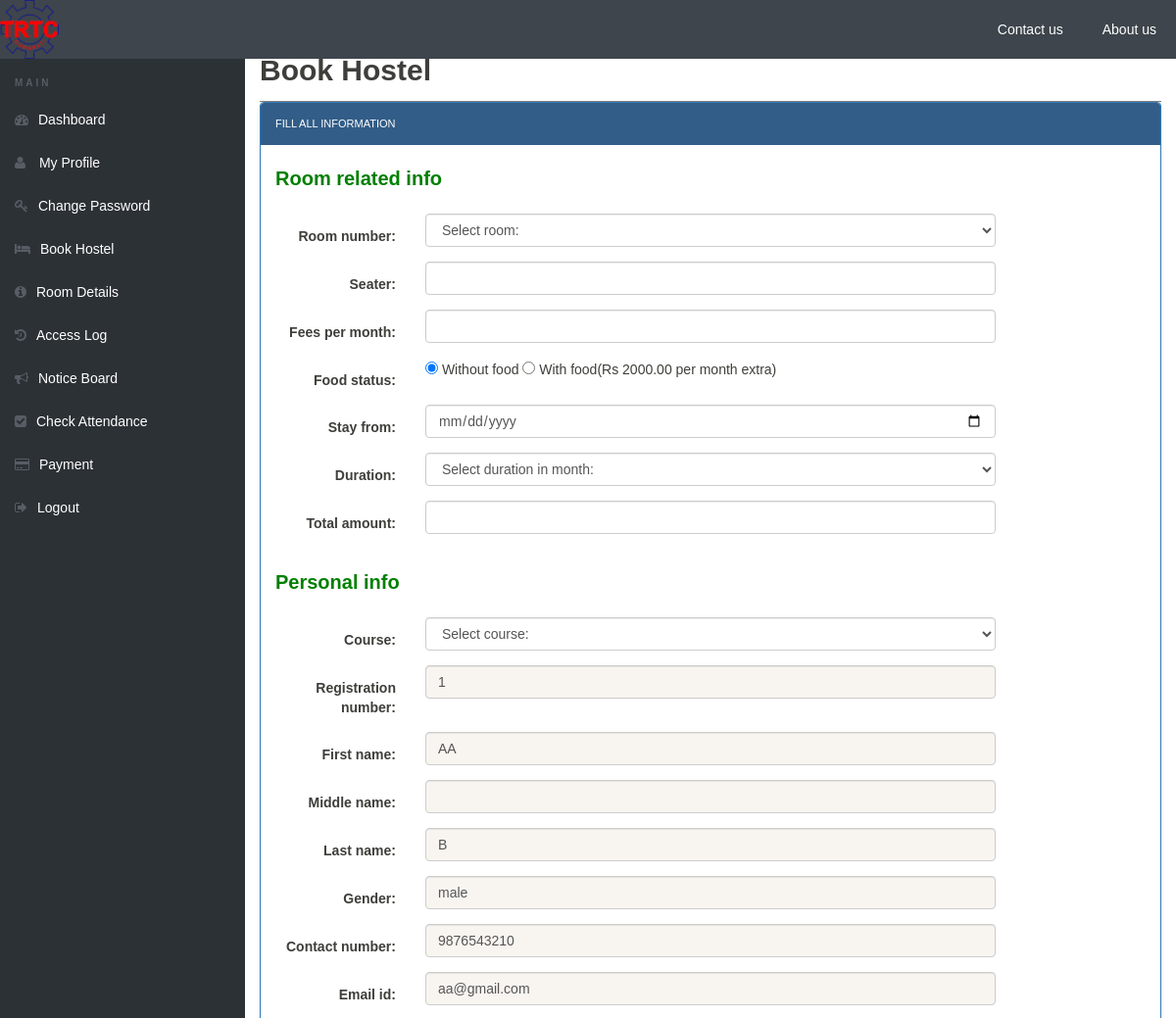
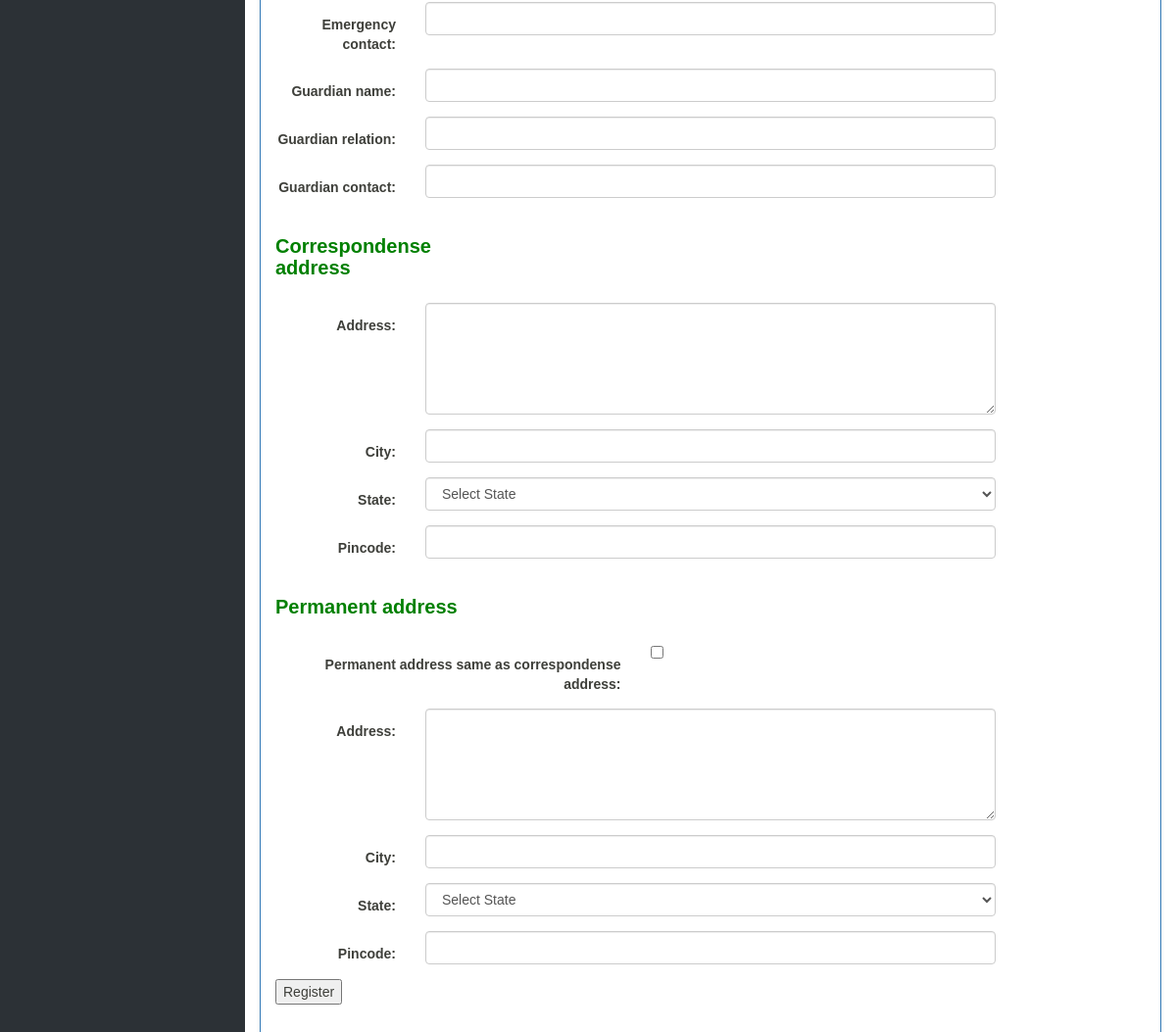
/hostel/book-hostel.php (signed in), run on the app's committed database (2 pictures, top to bottom).
### tables this page shows
CREATE TABLE `userregistration` (
  `id` int(11) NOT NULL,
  `regNo` varchar(255) DEFAULT NULL,
  `firstName` varchar(255) DEFAULT NULL,
  `middleName` varchar(255) DEFAULT NULL,
  `lastName` varchar(255) DEFAULT NULL,
  `gender` varchar(255) DEFAULT NULL,
  `contactNo` bigint(20) DEFAULT NULL,
  `email` varchar(255) DEFAULT NULL,
  `password` varchar(255) DEFAULT NULL,
  `regDate` timestamp NULL DEFAULT current_timestamp(),
  `updationDate` varchar(45) DEFAULT NULL,
  `passUdateDate` varchar(45) DEFAULT NULL
);

### hostel/book-hostel.php (the view, shortened to what this page needs)
<?php
include('includes/config.php');
?>
<!doctype html>
<html lang="en" class="no-js">
<head>
	<link rel="stylesheet" href="css/font-awesome.min.css">
	<link rel="stylesheet" href="css/bootstrap.min.css">
	<link rel="stylesheet" href="css/dataTables.bootstrap.min.css">>
	<link rel="stylesheet" href="css/bootstrap-social.css">
	<link rel="stylesheet" href="css/bootstrap-select.css">
	<link rel="stylesheet" href="css/fileinput.min.css">
	<link rel="stylesheet" href="css/awesome-bootstrap-checkbox.css">
	<link rel="stylesheet" href="css/style.css">
	<link rel="stylesheet" href="css/book-hostel.css">
</head>
<body>
	<?php include('includes/header.php');?>
	<div class="ts-main-content">
		<?php include('includes/sidebar.php');?>
		<div class="content-wrapper">
			<div class="container-fluid">
				<div class="row">
					<div class="col-md-12">
						<h2 class="page-title">Book Hostel </h2>
						<div class="row">
							<div class="col-md-12">
								<div class="panel panel-primary">
									<div class="panel-heading">fill all information</div>
									<div class="panel-body">
										<form method="post" action="" class="form-horizontal">
<div class="form-group">
	<label class="col-sm-4 control-label"><h4 style="color: green;font-weight: bold;font-size: 20px" align="left">Room related info </h4> </label>
</div>
<div class="form-group">
<label class="col-sm-2 control-label">Room number:</label>
<div class="col-sm-8">
<select name="room" id="room"class="form-control"  onChange="getSeater(this.value);" onBlur="checkAvailability()" required>
<option value="">Select room:</option>
</select>
</div>
</div>
<div class="form-group">
<label class="col-sm-2 control-label">Seater:</label>
<div class="col-sm-8">
<input type="text" name="seater" id="seater"  class="form-control"  >
</div>
</div>
<div class="form-group">
<label class="col-sm-2 control-label">Fees per month:</label>
<div class="col-sm-8">
<input type="text" name="fpm" id="fpm"  class="form-control" >
</div>
</div>
<div class="form-group">
<label class="col-sm-2 control-label">Food status:</label>
<div class="col-sm-8">
<input type="radio" value="0" name="foodstatus" checked="checked"> Without food
<input type="radio" value="1" name="foodstatus"> With food(Rs 2000.00 per month extra)
</div>
</div>
<div class="form-group">
<label class="col-sm-2 control-label">Stay from:</label>
<div class="col-sm-8">
<input type="date" name="stayf" id="stayf"  class="form-control" >
</div>
</div>
<div class="form-group">
<label class="col-sm-2 control-label">Duration:</label>
<div class="col-sm-8">
<select name="duration" id="duration" class="form-control">
<option value="">Select duration in month:</option>
</select>
</div>
</div>
<div class="form-group">
<label class="col-sm-2 control-label">Total amount:</label>
<div class="col-sm-8">
<input type="text" name="ta" id="ta"  class="result form-control" >
</div>
</div>
<div class="form-group">
<label class="col-sm-4 control-label"><h4 style="color: green;font-weight: bold;font-size: 20px" align="left">Personal info </h4> </label>
</div>
<div class="form-group">
<label class="col-sm-2 control-label">Course:</label>
<div class="col-sm-8">
<select name="course" id="course" class="form-control" required>
<option value="">Select course:</option>
</select> </div>
</div>
<?php
$aid=$_SESSION['id'];
	$ret="select * from userregistration where id=?";
		$stmt= $mysqli->prepare($ret) ;
	 $stmt->bind_param('i',$aid);
	 $stmt->execute() ;
	 $res=$stmt->get_result();
	   while($row=$res->fetch_object())
	  {
	  	?>
<div class="form-group">
<label class="col-sm-2 control-label">Registration number:</label>
<div class="col-sm-8">
<input type="text" name="regno" id="regno"  class="form-control" value="<?php echo $row->regNo;?>" readonly >
</div>
</div>
<div class="form-group">
<label class="col-sm-2 control-label">First name:</label>
<div class="col-sm-8">
<input type="text" name="fname" id="fname"  class="form-control" value="<?php echo $row->firstName;?>" readonly>
</div>
</div>
<div class="form-group">
<label class="col-sm-2 control-label">Middle name:</label>
<div class="col-sm-8">
<input type="text" name="mname" id="mname"  class="form-control" value="<?php echo $row->middleName;?>"  readonly>
</div>
</div>
<div class="form-group">
<label class="col-sm-2 control-label">Last name:</label>
<div class="col-sm-8">
<input type="text" name="lname" id="lname"  class="form-control" value="<?php echo $row->lastName;?>" readonly>
</div>
</div>
<div class="form-group">
<label class="col-sm-2 control-label">Gender:</label>
<div class="col-sm-8">
<input type="text" name="gender" value="<?php echo $row->gender;?>" class="form-control" readonly>
</div>
</div>
<div class="form-group">
<label class="col-sm-2 control-label">Contact number:</label>
<div class="col-sm-8">
<input type="text" name="contact" id="contact" value="<?php echo $row->contactNo;?>"  class="form-control" readonly>
</div>
</div>
<div class="form-group">
<label class="col-sm-2 control-label">Email id:</label>
<div class="col-sm-8">
<input type="email" name="email" id="email"  class="form-control" value="<?php echo $row->email;?>"  readonly>
</div>
</div>
<?php } ?>
<div class="form-group">
<label class="col-sm-2 control-label">Emergency contact:</label>
<div class="col-sm-8">
<input type="text" name="econtact" id="econtact"  class="form-control" required="required">
</div>
</div>
<div class="form-group">
<label class="col-sm-2 control-label">Guardian name:</label>
<div class="col-sm-8">
<input type="text" name="gname" id="gname"  class="form-control" required="required">
</div>
</div>
<div class="form-group">
<label class="col-sm-2 control-label">Guardian relation:</label>
<div class="col-sm-8">
<input type="text" name="grelation" id="grelation"  class="form-control" required="required">
</div>
</div>
<div class="form-group">
<label class="col-sm-2 control-label">Guardian contact:</label>
<div class="col-sm-8">
<input type="text" name="gcontact" id="gcontact"  class="form-control" required="required">
</div>
</div>
<div class="form-group">
<label class="col-sm-3 control-label"><h4 style="color: green;font-weight: bold;font-size: 20px" align="left">Correspondense address</h4> </label>
</div>
<div class="form-group">
<label class="col-sm-2 control-label">Address:</label>
<div class="col-sm-8">
<textarea  rows="5" name="address"  id="address" class="form-control" required="required"></textarea>
</div>
</div>
<div class="form-group">
<label class="col-sm-2 control-label">City:</label>
<div class="col-sm-8">
<input type="text" name="city" id="city"  class="form-control" required="required">
</div>
</div>
<div class="form-group">
<label class="col-sm-2 control-label">State:</label>
<div class="col-sm-8">
<select name="state" id="state"class="form-control" required>
<option value="">Select State</option>
</select> </div>
</div>
<div class="form-group">
<label class="col-sm-2 control-label">Pincode:</label>
<div class="col-sm-8">
<input type="text" name="pincode" id="pincode"  class="form-control" required="required">
</div>
</div>
<div class="form-group">
<label class="col-sm-3 control-label"><h4 style="color: green;font-weight: bold;font-size: 20px" align="left">Permanent address </h4> </label>
</div>
<div class="form-group">
<label class="col-sm-5 control-label">Permanent address same as correspondense address:</label>
<div class="col-sm-4">
<input type="checkbox" name="adcheck" value="1"/>
</div>
</div>
<div class="form-group">
<label class="col-sm-2 control-label">Address:</label>
<div class="col-sm-8">
<textarea  rows="5" name="paddress"  id="paddress" class="form-control" required="required"></textarea>
</div>
</div>
<div class="form-group">
<label class="col-sm-2 control-label">City:</label>
<div class="col-sm-8">
<input type="text" name="pcity" id="pcity"  class="form-control" required="required">
</div>
</div>
<div class="form-group">
<label class="col-sm-2 control-label">State:</label>
<div class="col-sm-8">
<select name="pstate" id="pstate"class="form-control" required>
<option value="">Select State</option>
</select> </div>
</div>
<div class="form-group">
<label class="col-sm-2 control-label">Pincode:</label>
<div class="col-sm-8">
<input type="text" name="ppincode" id="ppincode"  class="form-control" required="required">
</div>
</div>
<button type="submit" name="submit" Value="Register" class="align-right">Register</button>
</form>
									</div>
									</div>
								</div>
							</div>
						</div>
							</div>
						</div>
					</div>
				</div>
</body>
</html>

### hostel/css/style.css (style rules this page uses)
html { font-size: 14px; }
@media only screen and (min-width: 480px) { html { font-size: 17px; } }
@media only screen and (min-width: 768px) { html { font-size: 14px; } }
body { font-family: Arial, sans-serif; }
.page-title { font-size: 30px; font-weight: bold; margin-bottom: 20px; margin-top: 30px; }
.panel { overflow: hidden; }
.page-title { padding-bottom: 15px; margin-bottom: 20px; border-bottom: 1px solid #f0f0f0; }
.ts-main-content .content-wrapper { padding-top: 15px; margin-top: 20px; }
@media only screen and (min-width: 992px) { .ts-main-content .content-wrapper { margin-left: 250px; } }
.page-title { margin: 0px; border-bottom: 1px solid grey; }

### hostel/css/book-hostel.css (style rules this page uses)
body { font-family: Arial, sans-serif; }
.page-title { font-size: 30px; font-weight: bold; margin-bottom: 20px; margin-top: 30px; }
.panel { border: 1px solid #ddd; border-radius: 4px; background-color: #fff; box-shadow: 0 2px 4px rgba(0, 0, 0, 0.1); }
.panel-primary { border-color: #337ab7; }
.panel-heading { background-color: #325d88; color: white; padding: 10px 15px; border-bottom: 1px solid transparent; border-top-right-radius: 3px; border-top-left-radius: 3px; }
.panel-body { padding: 0px 15px 40px 15px; }
.form-horizontal .form-group { margin-left: -15px; margin-right: -15px; }
.form-horizontal .form-group:after, .form-horizontal .form-group:before { content: " "; display: table; }
.form-horizontal .form-group:after { clear: both; }
.form-group { margin-bottom: 15px; }
.control-label { text-align: right; padding-top: 7px; }
.form-control { width: 100%; height: 34px; padding: 6px 12px; font-size: 14px; line-height: 1.42857143; color: #555; background-color: #fff; background-image: none; border: 1px solid #ccc; border-radius: 4px; box-shadow: inset 0 1px 1px rgba(0, 0, 0, 0.075); transition: border-color ease-in-out .15s, box-shadow ease-in-out .15s; }
.col-md-12, .col-sm-2, .col-sm-8, .col-sm-6 { position: relative; min-height: 1px; padding-right: 15px; padding-left: 15px; }
.col-md-12 { width: 100%; }
.col-sm-2 { width: 16.66666667%; }
.col-sm-8 { width: 66.66666667%; }

### data on the page
userregistration: regno "1", fname "AA", lname "B", gender "male", contact "9876543210", email "aa@gmail.com"
